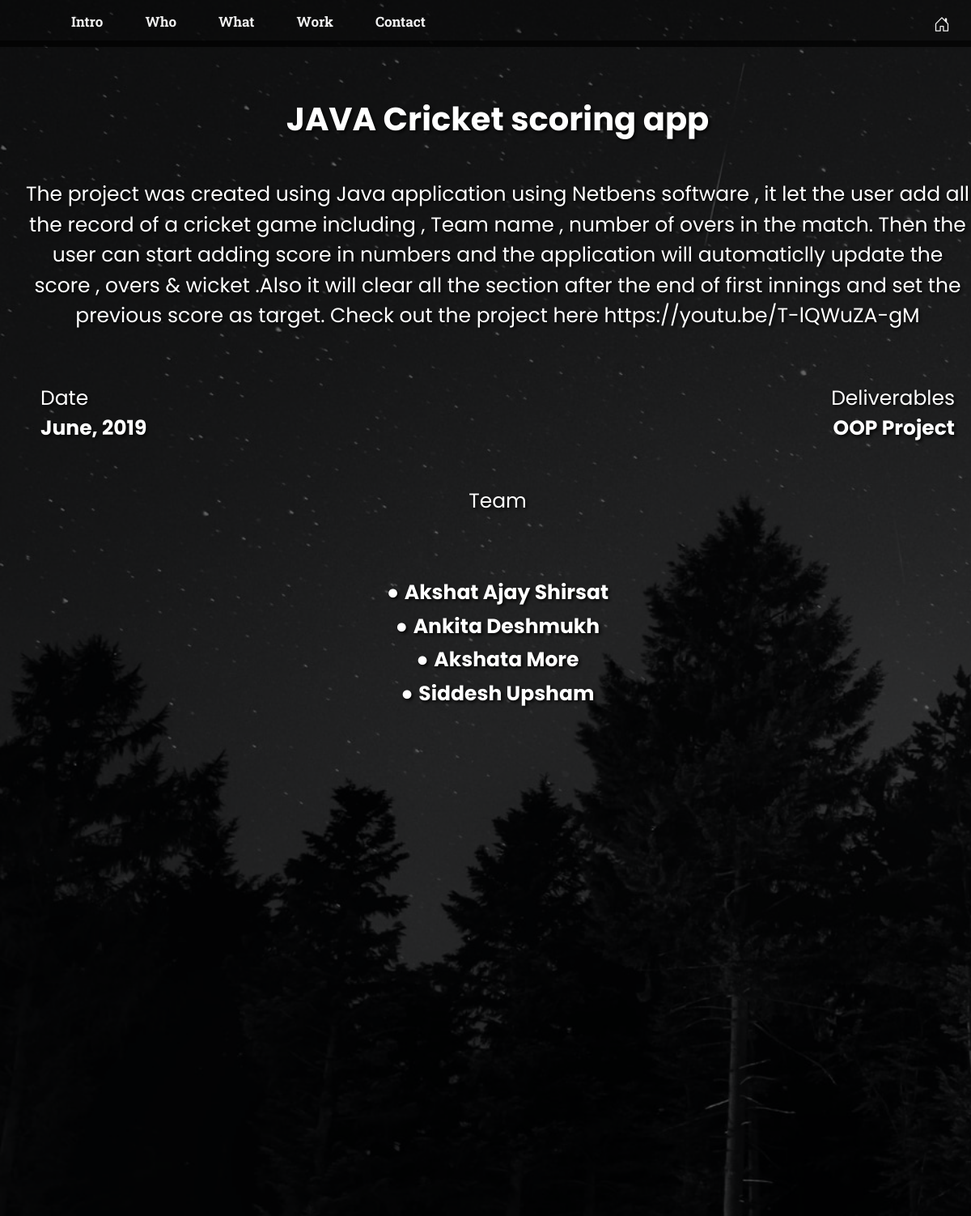
Screenshot of /one/ with the database file from the repository.
### mainapp/models.py (models this page shows, shortened)
class one(models.Model):
    one_name = models.CharField(max_length=500)
    one_disone = models.CharField(max_length=500)
    one_distwo = models.CharField(max_length=500)
    one_date = models.CharField(max_length=500)
    one_del = models.CharField(max_length=500)

class onet(models.Model):
    one_team = models.CharField(max_length=500)

### mainapp/views.py (the view)
# urls.py: path('one/', views.project_one, name='project'),
def project_one(request):
    one_list = one.objects.all()
    onet_list = onet.objects.all()
    context = {
        "c": 1,
        'one_list': one_list,
        'onet_list': onet_list,
    }
    return render(request, 'mainapp/project.html', context)

### mainapp/templates/mainapp/project.html (shortened to what this page needs)
{% extends 'mainapp/base2.html' %}
{% load static %}
{% block body %}
<header>
<br><br>
{% if c == 1 %}
    {% for one in one_list %}
    <h1><strong>{{ one.one_name }}</strong></h1>
    <p class="main">{{ one.one_distwo }}</p>
<br><br>
    <p2>Date</p2>
    <p3>Deliverables</p3>
<br>
    <p2><strong>{{ one.one_date }}</strong></p2>
    <p3><strong>{{ one.one_del }}</strong></p3>
<br><br><br><br>
    <p4>Team</p4>
    <br><br><br><br>
    {% for onet in onet_list %} <p4> &#9679 <strong>{{ onet.one_team }}</strong></p4> <br>{% endfor %}
    <br>
    <div class="containerframe">
        <iframe class="responsive-iframe" src="https://www.youtube.com/embed/T-lQWuZA-gM"></iframe>
    </div>
    {% endfor %}
{% endif %}
<br><br><br>
</header>
<br>
{% endblock %}

### rows the page displays
one: one_name "JAVA Cricket scoring app", one_distwo "The project was created using Java application using Netbens software , it let the user add all the record of a cricket game including , Team name , number of overs in the match. Then the user can start adding score in numbers and the application will automaticlly update the score , overs & wicket .Also it will clear all the section after the end of first innings and set the previous score as target. Check out the project here https://youtu.be/T-lQWuZA-gM", one_date "June, 2019", one_del "OOP Project"
onet: one_team "Akshat Ajay Shirsat"
onet: one_team "Ankita Deshmukh"
onet: one_team "Akshata More"
onet: one_team "Siddesh Upsham"
